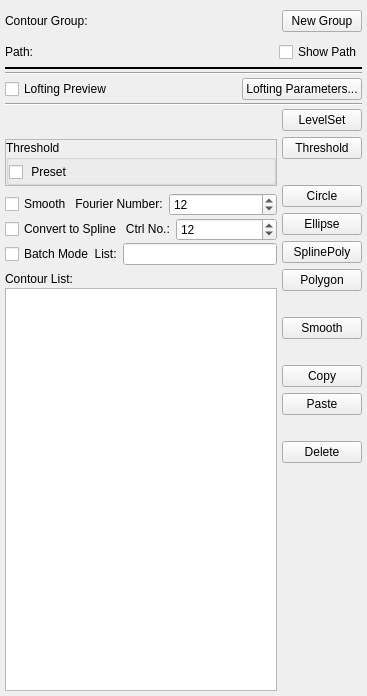
<?xml version="1.0" encoding="UTF-8"?>
<ui version="4.0">
 <class>svSeg2DEdit</class>
 <widget class="QWidget" name="svSeg2DEdit">
  <property name="geometry">
   <rect>
    <x>0</x>
    <y>0</y>
    <width>367</width>
    <height>696</height>
   </rect>
  </property>
  <property name="windowTitle">
   <string>Form</string>
  </property>
  <layout class="QVBoxLayout" name="verticalLayout">
   <property name="spacing">
    <number>0</number>
   </property>
   <property name="leftMargin">
    <number>5</number>
   </property>
   <property name="topMargin">
    <number>5</number>
   </property>
   <property name="rightMargin">
    <number>5</number>
   </property>
   <property name="bottomMargin">
    <number>0</number>
   </property>
   <item>
    <widget class="QWidget" name="widget_5" native="true">
     <layout class="QGridLayout" name="gridLayout">
      <property name="leftMargin">
       <number>0</number>
      </property>
      <property name="topMargin">
       <number>5</number>
      </property>
      <property name="rightMargin">
       <number>0</number>
      </property>
      <property name="bottomMargin">
       <number>5</number>
      </property>
      <property name="spacing">
       <number>5</number>
      </property>
      <item row="0" column="0">
       <widget class="QLabel" name="label_16">
        <property name="sizePolicy">
         <sizepolicy hsizetype="Fixed" vsizetype="Preferred">
          <horstretch>0</horstretch>
          <verstretch>0</verstretch>
         </sizepolicy>
        </property>
        <property name="text">
         <string>Contour Group:</string>
        </property>
       </widget>
      </item>
      <item row="0" column="1">
       <widget class="QLabel" name="labelGroupName">
        <property name="text">
         <string/>
        </property>
       </widget>
      </item>
      <item row="0" column="2">
       <widget class="QPushButton" name="btnNewGroup">
        <property name="sizePolicy">
         <sizepolicy hsizetype="Fixed" vsizetype="Fixed">
          <horstretch>0</horstretch>
          <verstretch>0</verstretch>
         </sizepolicy>
        </property>
        <property name="text">
         <string>New Group</string>
        </property>
       </widget>
      </item>
     </layout>
    </widget>
   </item>
   <item>
    <widget class="QWidget" name="widget_4" native="true">
     <layout class="QGridLayout" name="gridLayout_2">
      <property name="leftMargin">
       <number>0</number>
      </property>
      <property name="topMargin">
       <number>5</number>
      </property>
      <property name="rightMargin">
       <number>0</number>
      </property>
      <property name="bottomMargin">
       <number>5</number>
      </property>
      <property name="spacing">
       <number>5</number>
      </property>
      <item row="0" column="1">
       <widget class="QLabel" name="labelPathName">
        <property name="text">
         <string/>
        </property>
       </widget>
      </item>
      <item row="0" column="0">
       <widget class="QLabel" name="label_6">
        <property name="sizePolicy">
         <sizepolicy hsizetype="Fixed" vsizetype="Preferred">
          <horstretch>0</horstretch>
          <verstretch>0</verstretch>
         </sizepolicy>
        </property>
        <property name="text">
         <string>Path:</string>
        </property>
       </widget>
      </item>
      <item row="0" column="2">
       <widget class="QCheckBox" name="checkBoxShowPath">
        <property name="sizePolicy">
         <sizepolicy hsizetype="Fixed" vsizetype="Fixed">
          <horstretch>0</horstretch>
          <verstretch>0</verstretch>
         </sizepolicy>
        </property>
        <property name="text">
         <string>Show Path</string>
        </property>
       </widget>
      </item>
     </layout>
    </widget>
   </item>
   <item>
    <widget class="Line" name="line">
     <property name="frameShadow">
      <enum>QFrame::Plain</enum>
     </property>
     <property name="lineWidth">
      <number>2</number>
     </property>
     <property name="midLineWidth">
      <number>1</number>
     </property>
     <property name="orientation">
      <enum>Qt::Horizontal</enum>
     </property>
    </widget>
   </item>
   <item>
    <widget class="QWidget" name="widget_6" native="true">
     <layout class="QHBoxLayout" name="horizontalLayout_8">
      <property name="spacing">
       <number>0</number>
      </property>
      <property name="leftMargin">
       <number>0</number>
      </property>
      <property name="topMargin">
       <number>0</number>
      </property>
      <property name="rightMargin">
       <number>0</number>
      </property>
      <property name="bottomMargin">
       <number>2</number>
      </property>
      <item>
       <widget class="svResliceSlider" name="resliceSlider" native="true"/>
      </item>
     </layout>
    </widget>
   </item>
   <item>
    <widget class="Line" name="line_2">
     <property name="orientation">
      <enum>Qt::Horizontal</enum>
     </property>
    </widget>
   </item>
   <item>
    <widget class="QWidget" name="widget_7" native="true">
     <layout class="QHBoxLayout" name="horizontalLayout_9">
      <property name="spacing">
       <number>0</number>
      </property>
      <property name="leftMargin">
       <number>0</number>
      </property>
      <property name="topMargin">
       <number>3</number>
      </property>
      <property name="rightMargin">
       <number>0</number>
      </property>
      <property name="bottomMargin">
       <number>3</number>
      </property>
      <item>
       <widget class="QCheckBox" name="checkBoxLoftingPreview">
        <property name="toolTip">
         <string>Switch on to create a lofted surface from the group</string>
        </property>
        <property name="text">
         <string>Lofting Preview</string>
        </property>
       </widget>
      </item>
      <item>
       <widget class="QPushButton" name="btnLoftingOptions">
        <property name="sizePolicy">
         <sizepolicy hsizetype="Fixed" vsizetype="Fixed">
          <horstretch>0</horstretch>
          <verstretch>0</verstretch>
         </sizepolicy>
        </property>
        <property name="text">
         <string>Lofting Parameters...</string>
        </property>
       </widget>
      </item>
     </layout>
    </widget>
   </item>
   <item>
    <widget class="Line" name="line_3">
     <property name="orientation">
      <enum>Qt::Horizontal</enum>
     </property>
    </widget>
   </item>
   <item>
    <widget class="QWidget" name="widget_2" native="true">
     <layout class="QHBoxLayout" name="horizontalLayout">
      <property name="spacing">
       <number>5</number>
      </property>
      <property name="leftMargin">
       <number>0</number>
      </property>
      <property name="topMargin">
       <number>3</number>
      </property>
      <property name="rightMargin">
       <number>0</number>
      </property>
      <property name="bottomMargin">
       <number>5</number>
      </property>
      <item>
       <widget class="QWidget" name="widget" native="true">
        <layout class="QVBoxLayout" name="verticalLayout_3">
         <property name="spacing">
          <number>2</number>
         </property>
         <property name="leftMargin">
          <number>0</number>
         </property>
         <property name="topMargin">
          <number>0</number>
         </property>
         <property name="rightMargin">
          <number>0</number>
         </property>
         <property name="bottomMargin">
          <number>0</number>
         </property>
         <item>
          <widget class="QWidget" name="paramWidget" native="true">
           <layout class="QVBoxLayout" name="paramLayout">
            <property name="spacing">
             <number>30</number>
            </property>
            <property name="leftMargin">
             <number>0</number>
            </property>
            <property name="topMargin">
             <number>0</number>
            </property>
            <property name="rightMargin">
             <number>0</number>
            </property>
            <property name="bottomMargin">
             <number>0</number>
            </property>
            <item>
             <widget class="QFrame" name="lsParamWidgetContainer">
              <property name="frameShape">
               <enum>QFrame::StyledPanel</enum>
              </property>
              <property name="frameShadow">
               <enum>QFrame::Raised</enum>
              </property>
             </widget>
            </item>
            <item>
             <widget class="QFrame" name="thresholdWidgetContainer">
              <property name="frameShape">
               <enum>QFrame::StyledPanel</enum>
              </property>
              <property name="frameShadow">
               <enum>QFrame::Raised</enum>
              </property>
              <layout class="QHBoxLayout" name="horizontalLayout_7">
               <property name="spacing">
                <number>0</number>
               </property>
               <property name="leftMargin">
                <number>0</number>
               </property>
               <property name="topMargin">
                <number>0</number>
               </property>
               <property name="rightMargin">
                <number>0</number>
               </property>
               <property name="bottomMargin">
                <number>0</number>
               </property>
               <item>
                <widget class="QGroupBox" name="thresholdParamWidget">
                 <property name="title">
                  <string>Threshold</string>
                 </property>
                 <property name="flat">
                  <bool>false</bool>
                 </property>
                 <layout class="QHBoxLayout" name="horizontalLayout_2">
                  <property name="spacing">
                   <number>0</number>
                  </property>
                  <property name="leftMargin">
                   <number>0</number>
                  </property>
                  <property name="topMargin">
                   <number>2</number>
                  </property>
                  <property name="rightMargin">
                   <number>0</number>
                  </property>
                  <property name="bottomMargin">
                   <number>0</number>
                  </property>
                  <item>
                   <widget class="QCheckBox" name="checkBoxPresetThreshold">
                    <property name="toolTip">
                     <string>switch on to use a specified value to create a contour.</string>
                    </property>
                    <property name="text">
                     <string> Preset</string>
                    </property>
                   </widget>
                  </item>
                  <item>
                   <widget class="ctkSliderWidget" name="sliderThreshold" native="true">
                    <property name="enabled">
                     <bool>true</bool>
                    </property>
                    <property name="decimals" stdset="0">
                     <number>1</number>
                    </property>
                    <property name="tickInterval" stdset="0">
                     <double>0.000000000000000</double>
                    </property>
                   </widget>
                  </item>
                 </layout>
                </widget>
               </item>
              </layout>
             </widget>
            </item>
           </layout>
          </widget>
         </item>
         <item>
          <widget class="Line" name="line_4">
           <property name="lineWidth">
            <number>0</number>
           </property>
           <property name="orientation">
            <enum>Qt::Horizontal</enum>
           </property>
          </widget>
         </item>
         <item>
          <widget class="QWidget" name="smoothWidget" native="true">
           <layout class="QHBoxLayout" name="horizontalLayout_3">
            <property name="spacing">
             <number>0</number>
            </property>
            <property name="leftMargin">
             <number>0</number>
            </property>
            <property name="topMargin">
             <number>0</number>
            </property>
            <property name="rightMargin">
             <number>0</number>
            </property>
            <property name="bottomMargin">
             <number>0</number>
            </property>
            <item>
             <widget class="QCheckBox" name="checkBoxSmooth">
              <property name="toolTip">
               <string>Switch on to smooth a contour after created by levelset or threshold</string>
              </property>
              <property name="text">
               <string>Smooth   Fourier Number:</string>
              </property>
             </widget>
            </item>
            <item>
             <widget class="QSpinBox" name="spinBoxSmoothNumber">
              <property name="minimum">
               <number>5</number>
              </property>
              <property name="maximum">
               <number>20</number>
              </property>
              <property name="value">
               <number>12</number>
              </property>
             </widget>
            </item>
           </layout>
          </widget>
         </item>
         <item>
          <widget class="QWidget" name="splineWidget" native="true">
           <layout class="QHBoxLayout" name="horizontalLayout_4">
            <property name="spacing">
             <number>0</number>
            </property>
            <property name="leftMargin">
             <number>0</number>
            </property>
            <property name="topMargin">
             <number>0</number>
            </property>
            <property name="rightMargin">
             <number>0</number>
            </property>
            <property name="bottomMargin">
             <number>0</number>
            </property>
            <item>
             <widget class="QCheckBox" name="checkBoxSpline">
              <property name="toolTip">
               <string>Switch on to  converte a contour to a SplinePolygon smooth  after created by levelset or threshold</string>
              </property>
              <property name="text">
               <string>Convert to Spline   Ctrl No.:</string>
              </property>
             </widget>
            </item>
            <item>
             <widget class="QSpinBox" name="spinBoxControlNumber">
              <property name="minimum">
               <number>5</number>
              </property>
              <property name="maximum">
               <number>40</number>
              </property>
              <property name="value">
               <number>12</number>
              </property>
             </widget>
            </item>
           </layout>
          </widget>
         </item>
         <item>
          <widget class="QWidget" name="batchWidget" native="true">
           <layout class="QHBoxLayout" name="horizontalLayout_5">
            <property name="spacing">
             <number>0</number>
            </property>
            <property name="leftMargin">
             <number>0</number>
            </property>
            <property name="topMargin">
             <number>0</number>
            </property>
            <property name="rightMargin">
             <number>0</number>
            </property>
            <property name="bottomMargin">
             <number>0</number>
            </property>
            <item>
             <widget class="QCheckBox" name="checkBoxBatch">
              <property name="toolTip">
               <string>Switch on to enable batch segmentation by levelset or threshold</string>
              </property>
              <property name="text">
               <string>Batch Mode  List:</string>
              </property>
             </widget>
            </item>
            <item>
             <widget class="QLineEdit" name="lineEditBatchList"/>
            </item>
           </layout>
          </widget>
         </item>
         <item>
          <widget class="Line" name="line_5">
           <property name="lineWidth">
            <number>0</number>
           </property>
           <property name="orientation">
            <enum>Qt::Horizontal</enum>
           </property>
          </widget>
         </item>
         <item>
          <widget class="QLabel" name="label">
           <property name="text">
            <string>Contour List:</string>
           </property>
          </widget>
         </item>
         <item>
          <widget class="QListWidget" name="listWidget"/>
         </item>
        </layout>
       </widget>
      </item>
      <item>
       <widget class="QWidget" name="widget_3" native="true">
        <layout class="QVBoxLayout" name="verticalLayout_2">
         <property name="spacing">
          <number>6</number>
         </property>
         <property name="leftMargin">
          <number>0</number>
         </property>
         <property name="topMargin">
          <number>0</number>
         </property>
         <property name="rightMargin">
          <number>0</number>
         </property>
         <property name="bottomMargin">
          <number>0</number>
         </property>
         <item>
          <widget class="QPushButton" name="btnLevelSet">
           <property name="toolTip">
            <string>Click to show the levelset parameter panel.
Click again to create a contour by levelset.
(Shortcut: Ctrl+L)</string>
           </property>
           <property name="text">
            <string>LevelSet</string>
           </property>
           <property name="checkable">
            <bool>false</bool>
           </property>
          </widget>
         </item>
         <item>
          <widget class="QPushButton" name="btnThreshold">
           <property name="toolTip">
            <string>Click to show the threshold parameter panel.

Click again and the button becomes blue (active for interaction). 
Then, you need to move the cursor to a 2D view window, click and hold the left moust button, move up/down, then release to finish a contour.

If &quot;Preset&quot; on,  a contour is created with a specified threshold value, you click the button.

(Shortcut: Ctrl+T)</string>
           </property>
           <property name="text">
            <string>Threshold</string>
           </property>
          </widget>
         </item>
         <item>
          <widget class="QLabel" name="label_2">
           <property name="text">
            <string/>
           </property>
          </widget>
         </item>
         <item>
          <widget class="QPushButton" name="btnCircle">
           <property name="contextMenuPolicy">
            <enum>Qt::CustomContextMenu</enum>
           </property>
           <property name="toolTip">
            <string>Interactive method:
Click and the button becomes blue (active for interaction). 
Then, you need to move the cursor to a 2D view window, click and move to create a contour.

Manual method:
Right click and manually provide center coordiantes and radius.</string>
           </property>
           <property name="text">
            <string>Circle</string>
           </property>
           <property name="checkable">
            <bool>false</bool>
           </property>
           <property name="checked">
            <bool>false</bool>
           </property>
          </widget>
         </item>
         <item>
          <widget class="QPushButton" name="btnEllipse">
           <property name="contextMenuPolicy">
            <enum>Qt::CustomContextMenu</enum>
           </property>
           <property name="toolTip">
            <string>Interactive method:
Click and the button becomes blue (active for interaction). 
Then, you need to move the cursor to a 2D view window, click and move to create a contour.

Manual method:
Right click and manually provide center coordiantes and semi-axis lengths.</string>
           </property>
           <property name="text">
            <string>Ellipse</string>
           </property>
          </widget>
         </item>
         <item>
          <widget class="QPushButton" name="btnSplinePoly">
           <property name="contextMenuPolicy">
            <enum>Qt::CustomContextMenu</enum>
           </property>
           <property name="toolTip">
            <string>Interactive method:
Click and the button becomes blue (active for interaction). 
Then, you need to move the cursor to a 2D view window, click and move to add control points, double click or press &quot;F&quot; to finish.

Manual method:
Right click and manually provide coordiantes for control points.</string>
           </property>
           <property name="text">
            <string>SplinePoly</string>
           </property>
          </widget>
         </item>
         <item>
          <widget class="QPushButton" name="btnPolygon">
           <property name="contextMenuPolicy">
            <enum>Qt::CustomContextMenu</enum>
           </property>
           <property name="toolTip">
            <string>Interactive method:
Click and the button becomes blue (active for interaction). 
Then, you need to move the cursor to a 2D view window, click and move to add control points, double click or press &quot;F&quot; to finish.

Manual method:
Right click and manually provide coordiantes for control points.</string>
           </property>
           <property name="text">
            <string>Polygon</string>
           </property>
          </widget>
         </item>
         <item>
          <widget class="QLabel" name="label_3">
           <property name="text">
            <string/>
           </property>
          </widget>
         </item>
         <item>
          <widget class="QPushButton" name="btnSmooth">
           <property name="toolTip">
            <string>Smooth the selected contour using the specified Fourier number.</string>
           </property>
           <property name="text">
            <string>Smooth</string>
           </property>
          </widget>
         </item>
         <item>
          <widget class="QLabel" name="label_4">
           <property name="text">
            <string/>
           </property>
          </widget>
         </item>
         <item>
          <widget class="QPushButton" name="btnCopy">
           <property name="toolTip">
            <string>Copy the selected contour.
(Shortcut: Ctrl+C)</string>
           </property>
           <property name="text">
            <string>Copy</string>
           </property>
          </widget>
         </item>
         <item>
          <widget class="QPushButton" name="btnPaste">
           <property name="toolTip">
            <string>Paste to the current location along the path.
(Shortcut: Ctrl+V)</string>
           </property>
           <property name="text">
            <string>Paste</string>
           </property>
          </widget>
         </item>
         <item>
          <widget class="QLabel" name="label_5">
           <property name="text">
            <string/>
           </property>
          </widget>
         </item>
         <item>
          <widget class="QPushButton" name="btnDelete">
           <property name="toolTip">
            <string>Delete the selected contour.
(Shortcut: Ctrl+D)

You can also move the cursor to a 2D view and click.
Then, press key Delete to remove the shown contour.</string>
           </property>
           <property name="text">
            <string>Delete</string>
           </property>
          </widget>
         </item>
         <item>
          <spacer name="verticalSpacer">
           <property name="orientation">
            <enum>Qt::Vertical</enum>
           </property>
           <property name="sizeHint" stdset="0">
            <size>
             <width>20</width>
             <height>40</height>
            </size>
           </property>
          </spacer>
         </item>
        </layout>
        <zorder>btnCircle</zorder>
        <zorder>btnLevelSet</zorder>
        <zorder>btnEllipse</zorder>
        <zorder>btnPolygon</zorder>
        <zorder>btnSplinePoly</zorder>
        <zorder>btnDelete</zorder>
        <zorder>btnThreshold</zorder>
        <zorder>btnSmooth</zorder>
        <zorder>btnCopy</zorder>
        <zorder>btnPaste</zorder>
        <zorder>label_2</zorder>
        <zorder>label_3</zorder>
        <zorder>label_4</zorder>
        <zorder>label_5</zorder>
       </widget>
      </item>
     </layout>
    </widget>
   </item>
  </layout>
 </widget>
 <customwidgets>
  <customwidget>
   <class>svResliceSlider</class>
   <extends>QWidget</extends>
   <header location="global">svResliceSlider.h</header>
   <container>1</container>
  </customwidget>
  <customwidget>
   <class>ctkSliderWidget</class>
   <extends>QWidget</extends>
   <header>ctkSliderWidget.h</header>
  </customwidget>
 </customwidgets>
 <resources/>
 <connections/>
</ui>
